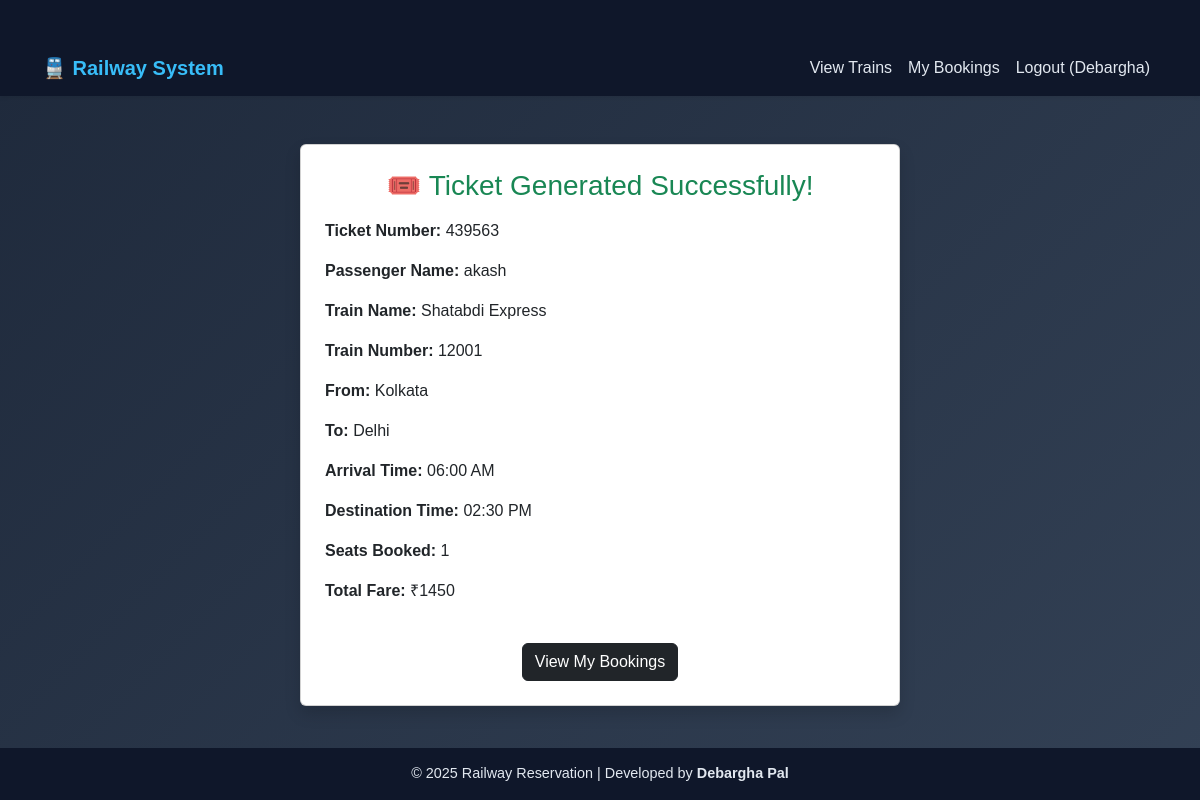
Screenshot of /ticket/2 (signed in) with the database file from the repository.
### tables this page shows
CREATE TABLE booking (
    booking_id INTEGER PRIMARY KEY AUTOINCREMENT,
    passenger_name TEXT NOT NULL,
    train_no INTEGER NOT NULL,
    seats_booked INTEGER NOT NULL,
    total_fare INTEGER NOT NULL,
    FOREIGN KEY (train_no) REFERENCES train(train_no)
);

CREATE TABLE train (
    train_no INTEGER PRIMARY KEY,
    train_name TEXT NOT NULL,
    source TEXT NOT NULL,
    destination TEXT NOT NULL,
    total_seats INTEGER NOT NULL,
    fare INTEGER NOT NULL,
    arrival_time TEXT,
    destination_time TEXT
);

### app.py (the view)
@app.route('/ticket/<int:booking_id>')
def ticket(booking_id):
    if 'user' not in session:
        return redirect(url_for('login'))
    conn = get_db_connection()
    ticket = conn.execute('''
        SELECT b.booking_id, b.passenger_name, b.train_no, b.seats_booked, b.total_fare,
               t.train_name, t.source, t.destination, t.arrival_time, t.destination_time
        FROM booking b
        JOIN train t ON b.train_no = t.train_no
        WHERE b.booking_id = ?
    ''', (booking_id,)).fetchone()
    conn.close()
    if not ticket:
        return render_template('bookings.html', message="❌ Ticket not found.")
    random_ticket_no = random.randint(100000, 999999)
    return render_template('ticket.html', ticket=ticket, ticket_no=random_ticket_no)

### app.py (called while the page is built)
def get_db_connection():
    conn = sqlite3.connect('railway.db')
    conn.row_factory = sqlite3.Row
    return conn

### templates/ticket.html
{% extends 'base.html' %}
{% block content %}
<div class="card shadow p-4 mx-auto mt-5" style="max-width: 600px;">
  <h3 class="text-center mb-3 text-success">🎟️ Ticket Generated Successfully!</h3>
  <p><strong>Ticket Number:</strong> {{ ticket_no }}</p>
  <p><strong>Passenger Name:</strong> {{ ticket.passenger_name }}</p>
  <p><strong>Train Name:</strong> {{ ticket.train_name }}</p>
  <p><strong>Train Number:</strong> {{ ticket.train_no }}</p>
  <p><strong>From:</strong> {{ ticket.source }}</p>
  <p><strong>To:</strong> {{ ticket.destination }}</p>
  <p><strong>Arrival Time:</strong> {{ ticket.arrival_time }}</p>
  <p><strong>Destination Time:</strong> {{ ticket.destination_time }}</p>
  <p><strong>Seats Booked:</strong> {{ ticket.seats_booked }}</p>
  <p><strong>Total Fare:</strong> ₹{{ ticket.total_fare }}</p>
  <div class="text-center mt-4">
    <a href="/my_bookings" class="btn btn-dark">View My Bookings</a>
  </div>
</div>
{% endblock %}

### static/style.css (style rules this page uses)
body { background: linear-gradient(135deg, #1f1c2c, #928dab); color: #fff; font-family: 'Poppins', sans-serif; min-height: 100vh; }

### templates/base.html (style rules this page uses)
body { background: linear-gradient(135deg, #1e293b, #334155); color: #fff; font-family: 'Poppins', sans-serif; min-height: 100vh; }

### rows the page displays
booking: passenger_name "akash", train_no "12001", seats_booked "1", total_fare "1450"
train: train_name "Shatabdi Express", source "Kolkata", destination "Delhi", arrival_time "06:00 AM", destination_time "02:30 PM"

### other values shown
{{ session['user'] }} "Debargha"
